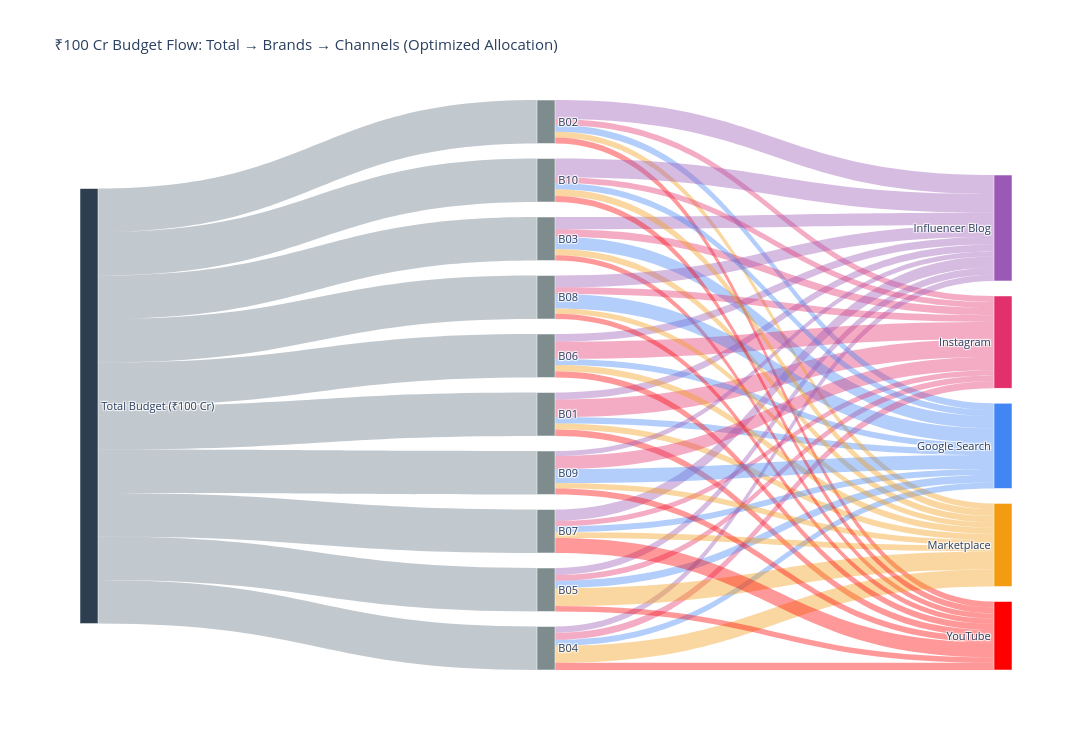

The notebook cell this image was saved under:
### Code cell
# ---------------------------------------------------------
# 12. SANKEY: ₹100 Cr Total -> Brands -> Channels (the clearest "where the money went" visual)
# ---------------------------------------------------------
nodes = ['Total Budget (₹100 Cr)'] + brands + ALL_CHANNELS
node_idx = {n:i for i,n in enumerate(nodes)}

sources, targets, values, link_colors = [], [], [], []

# Total -> Brand
for brand in brands:
    sources.append(node_idx['Total Budget (₹100 Cr)'])
    targets.append(node_idx[brand])
    values.append(BRAND_BUDGET)
    link_colors.append('rgba(52,73,94,0.3)')

# Brand -> Channel
for brand in brands:
    for ch in ALL_CHANNELS:
        sources.append(node_idx[brand])
        targets.append(node_idx[ch])
        values.append(new_alloc_matrix.loc[brand, ch])
        link_colors.append('rgba({},{},{},0.4)'.format(
            *[int(channel_colors[ch].lstrip('#')[j:j+2],16) for j in (0,2,4)]
        ))

node_colors = ['#2c3e50'] + ['#7f8c8d']*len(brands) + [channel_colors[c] for c in ALL_CHANNELS]

fig = go.Figure(data=[go.Sankey(
    node=dict(pad=15, thickness=18, label=nodes, color=node_colors, line=dict(color='white', width=0.5)),
    link=dict(source=sources, target=targets, value=values, color=link_colors)
)])
fig.update_layout(title_text="₹100 Cr Budget Flow: Total → Brands → Channels (Optimized Allocation)",
                   font=dict(size=11), height=750, width=1100)
fig.show()
fig.write_html('budget_flow_sankey.html')

print("All allocation visuals saved.")

### Figure 1 — Plotly figure (JSON) as saved in the notebook; plotly's stock layout.template omitted (floating-point values rounded to 4 significant figures)
{"data": [{"link": {"color": ["rgba(52,73,94,0.3)", "rgba(52,73,94,0.3)", "rgba(52,73,94,0.3)", "rgba(52,73,94,0.3)", "rgba(52,73,94,0.3)", "rgba(52,73,94,0.3)", "rgba(52,73,94,0.3)", "rgba(52,73,94,0.3)", "rgba(52,73,94,0.3)", "rgba(52,73,94,0.3)", "rgba(66,133,244,0.4)", "rgba(155,89,182,0.4)", "rgba(225,48,108,0.4)", "rgba(243,156,18,0.4)", "rgba(255,0,0,0.4)", "rgba(66,133,244,0.4)", "rgba(155,89,182,0.4)", "rgba(225,48,108,0.4)", "rgba(243,156,18,0.4)", "rgba(255,0,0,0.4)", "rgba(66,133,244,0.4)", "rgba(155,89,182,0.4)", "rgba(225,48,108,0.4)", "rgba(243,156,18,0.4)", "rgba(255,0,0,0.4)", "rgba(66,133,244,0.4)", "rgba(155,89,182,0.4)", "rgba(225,48,108,0.4)", "rgba(243,156,18,0.4)", "rgba(255,0,0,0.4)", "rgba(66,133,244,0.4)", "rgba(155,89,182,0.4)", "rgba(225,48,108,0.4)", "rgba(243,156,18,0.4)", "rgba(255,0,0,0.4)", "rgba(66,133,244,0.4)", "rgba(155,89,182,0.4)", "rgba(225,48,108,0.4)", "rgba(243,156,18,0.4)", "rgba(255,0,0,0.4)", "rgba(66,133,244,0.4)", "rgba(155,89,182,0.4)", "rgba(225,48,108,0.4)", "rgba(243,156,18,0.4)", "rgba(255,0,0,0.4)", "rgba(66,133,244,0.4)", "rgba(155,89,182,0.4)", "rgba(225,48,108,0.4)", "rgba(243,156,18,0.4)", "rgba(255,0,0,0.4)", "rgba(66,133,244,0.4)", "rgba(155,89,182,0.4)", "rgba(225,48,108,0.4)", "rgba(243,156,18,0.4)", "rgba(255,0,0,0.4)", "rgba(66,133,244,0.4)", "rgba(155,89,182,0.4)", "rgba(225,48,108,0.4)", "rgba(243,156,18,0.4)", "rgba(255,0,0,0.4)"], "source": [0, 0, 0, 0, 0, 0, 0, 0, 0, 0, 1, 1, 1, 1, 1, 2, 2, 2, 2, 2, 3, 3, 3, 3, 3, 4, 4, 4, 4, 4, 5, 5, 5, 5, 5, 6, 6, 6, 6, 6, 7, 7, 7, 7, 7, 8, 8, 8, 8, 8, 9, 9, 9, 9, 9, 10, 10, 10, 10, 10], "target": [1, 2, 3, 4, 5, 6, 7, 8, 9, 10, 11, 12, 13, 14, 15, 11, 12, 13, 14, 15, 11, 12, 13, 14, 15, 11, 12, 13, 14, 15, 11, 12, 13, 14, 15, 11, 12, 13, 14, 15, 11, 12, 13, 14, 15, 11, 12, 13, 14, 15, 11, 12, 13, 14, 15, 11, 12, 13, 14, 15], "value": [100000000, 100000000, 100000000, 100000000, 100000000, 100000000, 100000000, 100000000, 100000000, 100000000, 14280000.0, 15930000.0, 40970000, 13980000.0, 14840000.0, 15410000.0, 43710000.0, 13780000.0, 13380000.0, 13710000.0, 28160000.0, 28340000.0, 17050000.0, 14380000.0, 12070000.0, 13830000.0, 14320000.0, 16170000.0, 39160000.0, 16510000.0, 16780000.0, 15960000.0, 13100000.0, 41550000, 12610000.0, 14090000.0, 17400000.0, 39820000, 14480000.0, 14210000.0, 14040000.0, 26180000.0, 12110000.0, 13450000.0, 34220000.0, 33020000.0, 27210000.0, 15500000.0, 12160000.0, 12110000.0, 32010000.0, 11540000.0, 30250000.0, 12640000.0, 13550000.0, 14260000.0, 43020000.0, 13260000.0, 15820000.0, 13650000.0]}, "node": {"color": ["#2c3e50", "#7f8c8d", "#7f8c8d", "#7f8c8d", "#7f8c8d", "#7f8c8d", "#7f8c8d", "#7f8c8d", "#7f8c8d", "#7f8c8d", "#7f8c8d", "#4285F4", "#9B59B6", "#E1306C", "#F39C12", "#FF0000"], "label": ["Total Budget (₹100 Cr)", "B01", "B02", "B03", "B04", "B05", "B06", "B07", "B08", "B09", "B10", "Google Search", "Influencer Blog", "Instagram", "Marketplace", "YouTube"], "line": {"color": "white", "width": 0.5}, "pad": 15, "thickness": 18}, "type": "sankey"}], "layout": {"font": {"size": 11}, "height": 750, "title": {"text": "₹100 Cr Budget Flow: Total → Brands → Channels (Optimized Allocation)"}, "width": 1100}}
